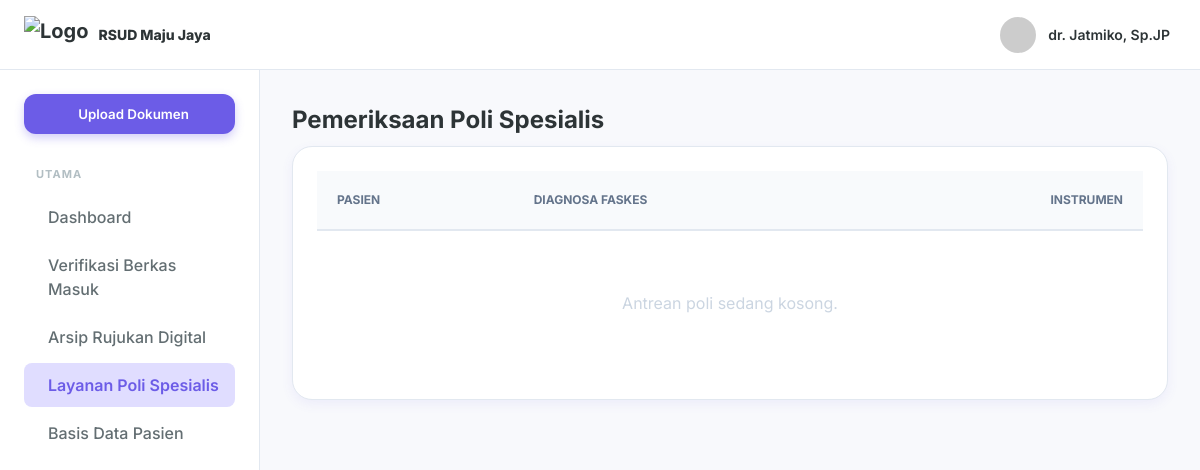
The app's page /referral_specialist.php, older data.
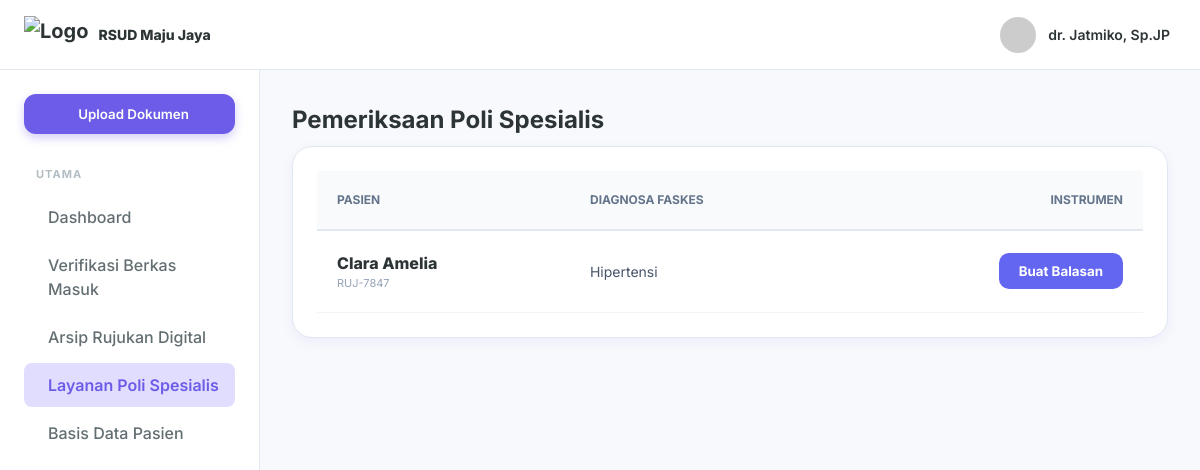
The same page, newer data.
### tables this page shows
CREATE TABLE referrals (
        id INTEGER PRIMARY KEY AUTOINCREMENT,
        referral_id TEXT UNIQUE NOT NULL,
        patient_name TEXT NOT NULL,
        patient_wa TEXT,
        faskes_wa TEXT,
        category TEXT,
        origin_faskes TEXT,
        insurance_type TEXT,
        card_number TEXT,
        diagnosis_initial TEXT,
        icd10 TEXT,
        therapy_initial TEXT,
        spec_diagnosis TEXT,
        follow_up_plan TEXT,
        letter_date TEXT,
        expiry_date TEXT,
        received_date TEXT,
        replied_at DATETIME,
        status_flow TEXT DEFAULT 'ENTRY',
        created_at DATETIME DEFAULT CURRENT_TIMESTAMP
    , faskes_kab_kota TEXT, faskes_tingkat TEXT, target_poli TEXT, target_kota TEXT, patient_status_peserta TEXT, medical_notes TEXT, doctor_name TEXT, birth_date TEXT, gender TEXT, is_deleted INTEGER DEFAULT 0, faskes_alamat TEXT, faskes_telp TEXT, faskes_email TEXT);

### config.php (called while the page is built, shortened)
<?php
$db_file = __DIR__ . '/dms_hospital.sqlite';
try {
    $pdo = new PDO("sqlite:" . $db_file);
    $pdo->setAttribute(PDO::ATTR_ERRMODE, PDO::ERRMODE_EXCEPTION);
    $pdo->setAttribute(PDO::ATTR_DEFAULT_FETCH_MODE, PDO::FETCH_ASSOC);
    class SQLiteCompatibilityLayer {
        private $pdo;
        public function __construct($pdo) {
            $this->pdo = $pdo;
        }
        public function query($sql) {
            try {
                $stmt = $this->pdo->query($sql);
                return new SQLiteResultWrapper($stmt);
            } catch (PDOException $e) {
                die("Database Error: " . $e->getMessage() . " (SQL: $sql)");
            }
        }
    }
    class SQLiteResultWrapper {
        private $data = [];
        private $index = 0;
        public function __construct($stmt) {
            $this->stmt = $stmt;
            if ($stmt) {
                $all = $this->stmt->fetchAll();
                $this->num_rows = count($all);
                $this->data = $all;
                $this->index = 0;
            }
        }
        public function fetch_assoc() {
            if (isset($this->data[$this->index])) {
                return $this->data[$this->index++];
            }
            return null;
        }
    }
    $conn = new SQLiteCompatibilityLayer($pdo);
} catch (PDOException $e) {
    die("Koneksi SQLite Gagal: " . $e->getMessage());
}

### referral_specialist.php (the view, shortened to what the changed rows need)
<?php
require_once 'config.php';
$sql_poli = "SELECT * FROM referrals WHERE status_flow = 'VERIFY' AND is_deleted = 0 ORDER BY created_at DESC";
$result = $conn->query($sql_poli);
?>
<!DOCTYPE html>
<html lang="id">
<head>
    <link rel="stylesheet" href="styles.css">
</head>
<body>
    <div class="app-container">
        <div class="main-layout">
            <main class="content-area">
                <h1 class="page-title">Pemeriksaan Poli Spesialis</h1>
                <div class="card" style="border-radius: 20px; overflow: hidden;">
                    <table style="width: 100%; border-collapse: collapse;">
                        <thead>
                            <tr style="background: #f8fafc; border-bottom: 2px solid #e2e8f0; font-size: 12px; color: #64748b;">
                                <th style="padding: 20px; text-align: left;">PASIEN</th>
                                <th style="padding: 20px; text-align: left;">DIAGNOSA FASKES</th>
                                <th style="padding: 20px; text-align: right;">INSTRUMEN</th>
                            </tr>
                        </thead>
                        <tbody>
                            <?php if ($result->num_rows > 0): ?>
                                <?php while($row = $result->fetch_assoc()): ?>
                                    <tr style="border-bottom: 1px solid #f1f5f9;">
                                        <td style="padding: 20px;">
                                            <div style="font-weight: 800;"><?= $row['patient_name'] ?></div>
                                            <div style="font-size: 11px; color: #94a3b8;"><?= $row['referral_id'] ?></div>
                                        </td>
                                        <td style="padding: 20px; font-size: 14px; color: #475569;"><?= $row['diagnosis_initial'] ?></td>
                                        <td style="padding: 20px; text-align: right;">
                                            <button onclick="openForm('<?= $row['referral_id'] ?>', '<?= $row['patient_name'] ?>')" style="padding: 10px 20px; background: #6366f1; color: white; border: none; border-radius: 10px; cursor: pointer; font-weight:700;">Buat Balasan</button>
                                        </td>
                                    </tr>
                                <?php endwhile; ?>
                            <?php else: ?>
                                <tr><td colspan="3" style="padding: 60px; text-align: center; color: #cbd5e1;">Antrean poli sedang kosong.</td></tr>
                            <?php endif; ?>
                        </tbody>
                    </table>
                </div>
            </main>
        </div>
    </div>
</body>
</html>

Row changes from the older to the newer data that the page shows:
now on this page (row edited): referrals: patient_name "Clara Amelia", referral "RUJ-7847", diagnosis_initial "Hipertensi"
Text that changed along with them:
text no longer shown: "Antrean poli sedang kosong."
